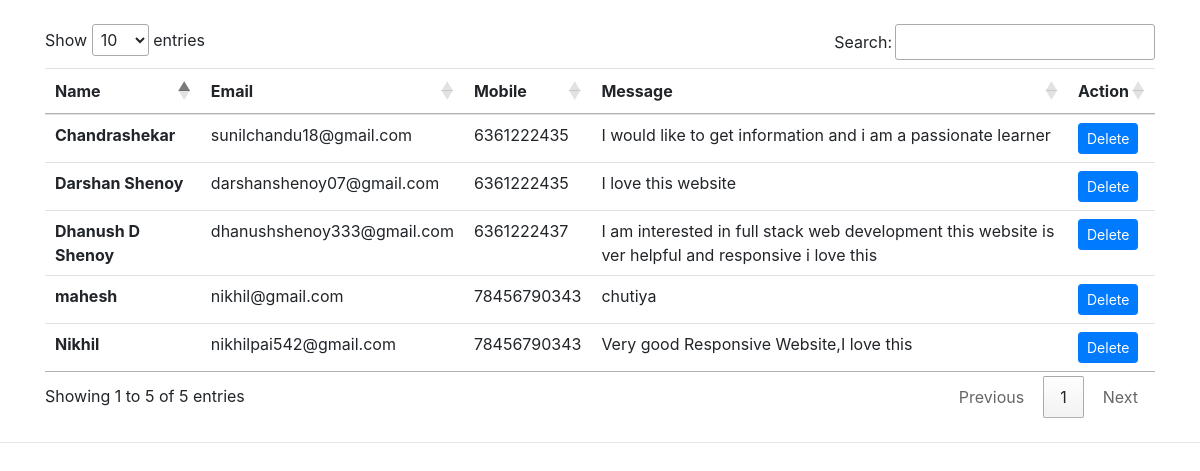
Screenshot of /display.php with the database file from the repository.
### tables this page shows
CREATE TABLE IF NOT EXISTS `test` (
  `id` int(15) NOT NULL AUTO_INCREMENT,
  `name` varchar(100) NOT NULL,
  `email` varchar(100) NOT NULL,
  `number` bigint(10) NOT NULL,
  `message` text NOT NULL,
  PRIMARY KEY (`id`)
);

### display.php (the view, shortened to what this page needs)
<?php
$servername = "localhost";
$username = "root";
$password = "";
$database = "contact";
$conn = mysqli_connect($servername, $username, $password, $database);
?>
<!doctype html>
<html lang="en">
<head>
  <link rel="stylesheet" href="https://stackpath.bootstrapcdn.com/bootstrap/4.4.1/css/bootstrap.min.css"
>
  <link rel="stylesheet" href="//cdn.datatables.net/1.10.20/css/jquery.dataTables.min.css">
</head>
<body>
  <div class="container my-4">
    <table class="table" id="myTable">
      <thead>
        <tr>
          <th scope="col">Name</th>
          <th scope="col">Email</th>
          <th scope="col">Mobile</th>
          <th scope="col">Message</th>
          <th scope="col">Action</th>
        </tr>
      </thead>
      <tbody>
        <?php
          $sql = "SELECT * FROM `test`";
          $result = mysqli_query($conn, $sql);
          while($row=mysqli_fetch_assoc($result)){
            echo "  <tr>
            <th scope='row'>". $row['name'] ."</th>
            <td>". $row['email'] ."</td>
            <td>". $row['number'] ."</td>
            <td>". $row['message'] ."</td>
            <td> <button class='delete btn btn-sm btn-primary' id=d".$row['id'].">Delete</button>  </td>
          </tr>";
        }
          ?>
      </tbody>
    </table>
  </div>
  <hr>
</body>
</html>

### rows the page displays
test: name "Dhanush D Shenoy", email "dhanushshenoy333@gmail.com", number "6361222437", message "I am interested in full stack web development this website is ver helpful and responsive i love this"
test: name "Darshan Shenoy", email "darshanshenoy07@gmail.com", number "6361222435", message "I love this website"
test: name "Nikhil", email "nikhilpai542@gmail.com", number "78456790343", message "Very good Responsive Website,I love this"
test: name "mahesh", email "nikhil@gmail.com", number "78456790343", message "chutiya"
test: name "Chandrashekar", email "sunilchandu18@gmail.com", number "6361222435", message "I would like to get information and i am a passionate learner"
